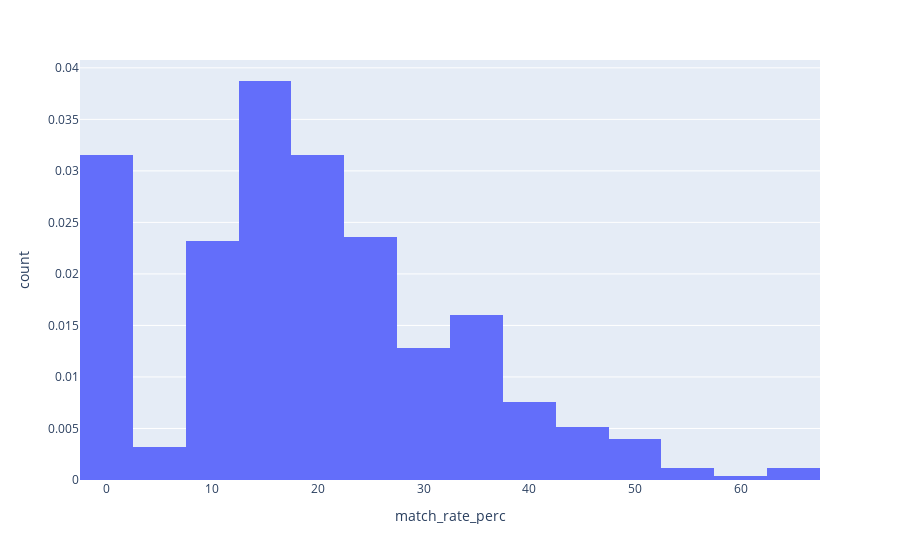

Write notebook code for a chart like this one.
### Markdown cell above
Отразим на графике нормализованные значения.

### Code cell
fig = px.histogram(control_df, x='match_rate_perc', histnorm='probability density')
fig.show()

### Figure 1 — Plotly figure (JSON) as saved in the notebook; plotly's stock layout.template omitted (floating-point values rounded to 4 significant figures; data arrays with more than 128 entries replaced by an {"elided": "..."} marker saying what was removed)
{"data": [{"alignmentgroup": "True", "bingroup": "x", "histnorm": "probability density", "hovertemplate": "match_rate_perc=%{x}<br>count=%{y}<extra></extra>", "legendgroup": "", "marker": {"color": "#636efa"}, "name": "", "offsetgroup": "", "orientation": "v", "showlegend": false, "type": "histogram", "x": {"elided": "501 float values"}, "xaxis": "x", "yaxis": "y"}], "layout": {"barmode": "relative", "legend": {"tracegroupgap": 0}, "margin": {"t": 60}, "xaxis": {"anchor": "y", "domain": [0, 1], "title": {"text": "match_rate_perc"}}, "yaxis": {"anchor": "x", "domain": [0, 1], "title": {"text": "count"}}}}
